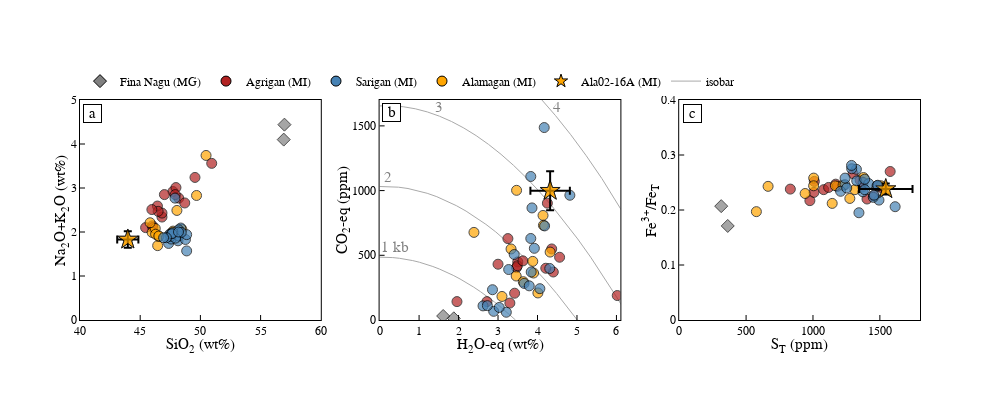

The notebook cell saved with this chart:
### Code cell
fig = make_subplots(rows=1, cols=3,
                   shared_yaxes = False, shared_xaxes = False,
                   vertical_spacing=0.08, horizontal_spacing=0.07)

data = my_analyses

# TAS
r = 1
c = 1
fig.add_trace(go.Scatter(mode = "markers", x=data["SiO2"], y=data["K2O"]+data["Na2O"],showlegend = False,
                         marker=dict(symbol=data["Symbol"], color=data["Colour"], line_color="black", size=data['Size'], line_width=1)), row = r, col = c)
fig.add_trace(go.Scatter(mode = "markers", x=[data.loc[29,"SiO2"]], y=[data.loc[29,"K2O"]+data.loc[29,"Na2O"]],showlegend = False,
                         error_x=dict(type='percent', value=2*100.*data.loc[29,"SiO2_sd"],visible=True),
                         error_y=dict(type='percent', value=2*100.*(data.loc[29,"Na2O_sd"]**2+data.loc[29,"K2O_sd"]**2.)**0.5,visible=True),
                         marker=dict(symbol=[data.loc[29,"Symbol"]], color=[data.loc[29,"Colour"]], line_color="black", size=[data.loc[29,'Size']], line_width=1)), row = r, col = c)
fig.update_xaxes(range = [40,60], dtick = 5, title = "SiO<sub>2</sub> (wt%)", row = r, col = c)
fig.update_yaxes(range = [0,5], dtick = 1, title = "Na<sub>2</sub>O+K<sub>2</sub>O (wt%)", row = r, col = c)
fig.add_annotation(x=41, y=4.7,text="a",showarrow=False, bordercolor = "black", bgcolor="white",
                   width=15, height=15,font=dict(color="black",size=15),textangle=0,  row = r, col = c)

# H2O-CO2
r = 1
c = 2
fig.add_trace(go.Scatter(mode = "lines", x=isobar1000["H2O_wtpc"], y=isobar1000["CO2_ppm"], line_color = "darkgrey", line_width = 1,showlegend = False, 
                         line_dash = "solid"), row = r, col = c)
fig.add_trace(go.Scatter(mode = "lines", x=isobar2000["H2O_wtpc"], y=isobar2000["CO2_ppm"], line_color = "darkgrey", line_width = 1,showlegend = False, 
                         line_dash = "solid"), row = r, col = c)
fig.add_trace(go.Scatter(mode = "lines", x=isobar3000["H2O_wtpc"], y=isobar3000["CO2_ppm"], line_color = "darkgrey", line_width = 1, showlegend = False, 
                         line_dash = "solid"), row = r, col = c)
fig.add_trace(go.Scatter(mode = "lines", x=isobar4000["H2O_wtpc"], y=isobar4000["CO2_ppm"], line_color = "darkgrey", line_width = 1, showlegend = False, 
                         line_dash = "solid"), row = r, col = c)
fig.add_trace(go.Scatter(mode = "markers", x=data["H2O"], y=data["CO2ppm"],showlegend = False, 
                         marker=dict(symbol=data["Symbol"], color=data["Colour"], line_color="black", size=data['Size'], line_width=1)), row = r, col = c)
fig.add_trace(go.Scatter(mode = "markers", x=[data.loc[29,"H2O"]], y=[data.loc[29,"CO2ppm"]],showlegend = False, 
                         error_x=dict(type='constant', value=2.*data.loc[29,"H2O_sd"],visible=True),
                         error_y=dict(type='constant', value=2.*data.loc[29,"CO2ppm_sd"],visible=True),
                         marker=dict(symbol=[data.loc[29,"Symbol"]], color=[data.loc[29,"Colour"]], line_color="black", size=[data.loc[29,'Size']], line_width=1)), row = r, col = c)
fig.update_xaxes(range = [0,6.1], dtick = 1, title = "H<sub>2</sub>O-eq (wt%)", row = r, col = c)
fig.update_yaxes(range = [0,1700], dtick = 500, title = "CO<sub>2</sub>-eq (ppm)", row = r, col = c)
fig.add_annotation(x=0.3, y=1600,text="b",showarrow=False, bordercolor = "black", bgcolor="white",
                   width=15, height=15,font=dict(color="black",size=15),textangle=0,  row = r, col = c)
fig.add_annotation(x=0.4, y=560,text="1 kb",showarrow=False,font=dict(color="grey",size=15),textangle=0,  row = r, col = c)
fig.add_annotation(x=0.2, y=1100,text="2",showarrow=False,font=dict(color="grey",size=15),textangle=0,  row = r, col = c)
fig.add_annotation(x=1.5, y=1640,text="3",showarrow=False,font=dict(color="grey",size=15),textangle=0,  row = r, col = c)
fig.add_annotation(x=4.5, y=1640,text="4",showarrow=False,font=dict(color="grey",size=15),textangle=0,  row = r, col = c)

# S-Fe3+/FeT
r = 1
c = 3
fig.add_trace(go.Scatter(mode = "markers", x=data["STppm"], y=data["Fe3FeT"],showlegend = False, 
                         marker=dict(symbol=data["Symbol"], color=data["Colour"], line_color="black", size=data['Size'], line_width=1)), row = r, col = c)
fig.add_trace(go.Scatter(mode = "markers", x=[data.loc[29,"STppm"]], y=[data.loc[29,"Fe3FeT"]],showlegend = False, 
                         error_x=dict(type='constant', value=2.*data.loc[29,"STppm_sd"],visible=True),
                         error_y=dict(type='constant', value=2.*data.loc[29,"Fe3FeT_sd"],visible=True),
                         marker=dict(symbol=[data.loc[29,"Symbol"]], color=[data.loc[29,"Colour"]], line_color="black", size=[data.loc[29,'Size']], line_width=1)), row = r, col = c)
fig.update_yaxes(range = [0,0.4], dtick = 0.1, title = "Fe<sup>3+</sup>/Fe<sub>T</sub>", row = r, col = c)
fig.update_xaxes(range = [0,1800], dtick = 500, title = "S<sub>T</sub> (ppm)", row = r, col = c)
fig.add_annotation(x=100, y=0.375,text="c",showarrow=False, bordercolor = "black", bgcolor="white",
                   width=15, height=15,font=dict(color="black",size=15),textangle=0,  row = r, col = c)

# create legend
fig.add_trace(go.Scatter(mode = "markers", x=[-1000,-1000], y=[-1000,-1000],
                         marker=dict(symbol="diamond", color="grey", line_color="black", size=10., line_width=1),
                         name="Fina Nagu (MG)"))
fig.add_trace(go.Scatter(mode = "markers", x=[-1000,-1000], y=[-1000,-1000],
                         marker=dict(symbol="circle", color="firebrick", line_color="black", size=10., line_width=1),
                         name="Agrigan (MI)"))
fig.add_trace(go.Scatter(mode = "markers", x=[-1000,-1000], y=[-1000,-1000],
                         marker=dict(symbol="circle", color="steelblue", line_color="black", size=10., line_width=1),
                         name="Sarigan (MI)"))
fig.add_trace(go.Scatter(mode = "markers", x=[-1000,-1000], y=[-1000,-1000],
                         marker=dict(symbol="circle", color="orange", line_color="black", size=10., line_width=1),
                         name="Alamagan (MI)"))
fig.add_trace(go.Scatter(mode = "markers", x=[-1000,-1000], y=[-1000,-1000],
                         marker=dict(symbol="star", color="orange", line_color="black", size=10., line_width=1),
                         name="Ala02-16A (MI)"))
fig.add_trace(go.Scatter(mode = "lines", x=[-1000,-1000], y=[-1000,-1000], line_color = "darkgrey", line_width = 1,showlegend = True, 
                         line_dash = "solid", name="isobar"), row = r, col = c)
fig.update_layout(legend=dict(
    orientation="h",
    yanchor="bottom",
    y=1.02,
    xanchor="left",
    x=0
))

fig.update_layout(height=400, width=1000, plot_bgcolor='rgb(255,255,255)' , showlegend = True)

fig.update_xaxes(showline=True, linewidth=1, linecolor='black', mirror=True, 
                 ticks="inside", ticklen=5, title_standoff = 0, tickcolor="black",
                 title_font=dict(size=15, family='Helvetica', color='black'), 
                 tickfont=dict(family='Helvetica', color='black', size=12))
fig.update_yaxes(showline=True, linewidth=1, linecolor='black', mirror=True, 
                 ticks="inside", ticklen=5, title_standoff = 0, tickcolor="black",
                title_font=dict(size=15, family='Helvetica', color='black'), 
                 tickfont=dict(family='Helvetica', color='black', size=12))

fig.update_layout(font_family="Helvetica",font_color="black")

fig.show()

### Figure 1 — Plotly figure (JSON) as saved in the notebook; plotly's stock layout.template omitted (floating-point values rounded to 4 significant figures)
{"data": [{"marker": {"color": ["grey", "grey", "firebrick", "firebrick", "firebrick", "firebrick", "firebrick", "firebrick", "firebrick", "firebrick", "firebrick", "firebrick", "firebrick", "firebrick", "firebrick", "firebrick", "firebrick", "firebrick", "orange", "orange", "orange", "orange", "orange", "orange", "orange", "orange", "orange", "orange", "orange", "orange", "orange", "steelblue", "steelblue", "steelblue", "steelblue", "steelblue", "steelblue", "steelblue", "steelblue", "steelblue", "steelblue", "steelblue", "steelblue", "steelblue", "steelblue", "steelblue", "steelblue", "steelblue", "steelblue", "steelblue", "steelblue"], "line": {"color": "black", "width": 1}, "size": [10, 10, 10, 10, 10, 10, 10, 10, 10, 10, 10, 10, 10, 10, 10, 10, 10, 10, 10, 10, 10, 10, 10, 10, 10, 10, 10, 10, 10, 15, 10, 10, 10, 10, 10, 10, 10, 10, 10, 10, 10, 10, 10, 10, 10, 10, 10, 10, 10, 10, 10], "symbol": ["diamond", "diamond", "circle", "circle", "circle", "circle", "circle", "circle", "circle", "circle", "circle", "circle", "circle", "circle", "circle", "circle", "circle", "circle", "circle", "circle", "circle", "circle", "circle", "circle", "circle", "circle", "circle", "circle", "circle", "star", "circle", "circle", "circle", "circle", "circle", "circle", "circle", "circle", "circle", "circle", "circle", "circle", "circle", "circle", "circle", "circle", "circle", "circle", "circle", "circle", "circle"]}, "mode": "markers", "showlegend": false, "type": "scatter", "x": [56.98, 56.92, 45.45, 48.2, 47.72, 47.97, 50.94, 48.7, 46.81, 47.01, 46.02, 46.81, 46.43, 47.91, 46.49, 46.06, 45.97, 49.55, 46.45, 50.47, 49.68, 48.46, 45.99, 48.05, 46.25, 46.54, 46.28, 46.55, 47.73, 43.97, 45.82, 48.14, 47.36, 47.57, 48.37, 47.45, 48.19, 48.19, 48.76, 48.86, 48.41, 48.86, 47.53, 47.93, 47.59, 47.71, 47.64, 47.18, 47.89, 46.94, 48.18], "xaxis": "x", "y": [4.44, 4.1, 2.1, 2.77, 2.92, 3.01, 3.56, 2.66, 2.34, 2.85, 2.14, 2.43, 2.59, 2.85, 2.47, 2.1, 2.51, 3.24, 1.69, 3.74, 2.83, 2.06, 1.99, 2.49, 2.08, 1.9, 1.95, 1.91, 2.02, 1.83, 2.21, 1.8, 1.74, 1.84, 2.09, 1.95, 2.05, 1.91, 1.83, 1.94, 1.99, 1.57, 1.9, 1.86, 1.97, 1.99, 1.96, 1.87, 2.77, 1.87, 2], "yaxis": "y"}, {"error_x": {"type": "percent", "value": 2, "visible": true}, "error_y": {"type": "percent", "value": 10.2, "visible": true}, "marker": {"color": ["orange"], "line": {"color": "black", "width": 1}, "size": [15], "symbol": ["star"]}, "mode": "markers", "showlegend": false, "type": "scatter", "x": [43.97], "xaxis": "x", "y": [1.83], "yaxis": "y"}, {"line": {"color": "darkgrey", "dash": "solid", "width": 1}, "mode": "lines", "showlegend": false, "type": "scatter", "x": [0, 0.1666, 0.3337, 0.5014, 0.6697, 0.8386, 1.008, 1.178, 1.349, 1.52, 1.692, 1.864, 2.037, 2.211, 2.385, 2.56, 2.735, 2.911, 3.088, 3.265, 3.443], "xaxis": "x2", "y": [485.5, 485.1, 482.3, 477.0, 469.3, 459.1, 446.4, 431.2, 413.5, 393.2, 370.4, 345.1, 317.2, 286.7, 253.7, 218.0, 179.7, 138.8, 95.18, 48.93, 0], "yaxis": "y2"}, {"line": {"color": "darkgrey", "dash": "solid", "width": 1}, "mode": "lines", "showlegend": false, "type": "scatter", "x": [0, 0.2387, 0.4785, 0.7196, 0.9618, 1.205, 1.45, 1.696, 1.943, 2.191, 2.441, 2.692, 2.944, 3.197, 3.452, 3.708, 3.965, 4.223, 4.483, 4.744, 5.007], "xaxis": "x2", "y": [1032.0, 1032.0, 1026.0, 1016.0, 1000.0, 979.2, 952.8, 921.1, 883.9, 841.3, 793.2, 739.5, 680.3, 615.4, 544.9, 468.6, 386.6, 298.7, 205.1, 105.5, 0], "yaxis": "y2"}, {"line": {"color": "darkgrey", "dash": "solid", "width": 1}, "mode": "lines", "showlegend": false, "type": "scatter", "x": [0, 0.2992, 0.6002, 0.9031, 1.208, 1.514, 1.823, 2.134, 2.446, 2.76, 3.077, 3.395, 3.716, 4.038, 4.363, 4.689, 5.018, 5.349, 5.682, 6.017, 6.355], "xaxis": "x2", "y": [1654.0, 1655.0, 1648.0, 1632.0, 1608.0, 1575.0, 1534.0, 1484.0, 1425.0, 1357.0, 1280.0, 1194.0, 1099.0, 995.2, 881.7, 758.8, 626.4, 484.4, 332.8, 171.3, 0], "yaxis": "y2"}, {"line": {"color": "darkgrey", "dash": "solid", "width": 1}, "mode": "lines", "showlegend": false, "type": "scatter", "x": [0, 0.3561, 0.7149, 1.076, 1.44, 1.807, 2.177, 2.549, 2.924, 3.302, 3.683, 4.066, 4.453, 4.842, 5.235, 5.631, 6.029, 6.431, 6.836, 7.244, 7.655], "xaxis": "x2", "y": [2361.0, 2364.0, 2355.0, 2334.0, 2300.0, 2255.0, 2197.0, 2126.0, 2043.0, 1947.0, 1838.0, 1716.0, 1581.0, 1432.0, 1269.0, 1093.0, 903.0, 698.8, 480.3, 247.5, 0], "yaxis": "y2"}, {"marker": {"color": ["grey", "grey", "firebrick", "firebrick", "firebrick", "firebrick", "firebrick", "firebrick", "firebrick", "firebrick", "firebrick", "firebrick", "firebrick", "firebrick", "firebrick", "firebrick", "firebrick", "firebrick", "orange", "orange", "orange", "orange", "orange", "orange", "orange", "orange", "orange", "orange", "orange", "orange", "orange", "steelblue", "steelblue", "steelblue", "steelblue", "steelblue", "steelblue", "steelblue", "steelblue", "steelblue", "steelblue", "steelblue", "steelblue", "steelblue", "steelblue", "steelblue", "steelblue", "steelblue", "steelblue", "steelblue", "steelblue"], "line": {"color": "black", "width": 1}, "size": [10, 10, 10, 10, 10, 10, 10, 10, 10, 10, 10, 10, 10, 10, 10, 10, 10, 10, 10, 10, 10, 10, 10, 10, 10, 10, 10, 10, 10, 15, 10, 10, 10, 10, 10, 10, 10, 10, 10, 10, 10, 10, 10, 10, 10, 10, 10, 10, 10, 10, 10], "symbol": ["diamond", "diamond", "circle", "circle", "circle", "circle", "circle", "circle", "circle", "circle", "circle", "circle", "circle", "circle", "circle", "circle", "circle", "circle", "circle", "circle", "circle", "circle", "circle", "circle", "circle", "circle", "circle", "circle", "circle", "star", "circle", "circle", "circle", "circle", "circle", "circle", "circle", "circle", "circle", "circle", "circle", "circle", "circle", "circle", "circle", "circle", "circle", "circle", "circle", "circle", "circle"]}, "mode": "markers", "showlegend": false, "type": "scatter", "x": [1.88, 1.61, 6.02, 4.4, 3.5, 3.42, 3.47, 1.96, 3.25, 2.72, 4.56, 3.49, 3, 3.3, 3.63, 4.25, 4.36, 4.21, 4.01, 3.1, 3.88, 3.9, 4.14, 3.46, 3.64, 3.33, 3.47, 4.15, 4.32, 4.32, 2.39, 2.86, 4.82, 3.66, 3.92, 3.84, 3.41, 2.89, 3.21, 2.62, 3.03, 2.73, 3.86, 3.27, 4.06, 4.18, 4.31, 3.83, 4.17, 3.83, 3.79], "xaxis": "x2", "y": [13, 31, 189, 371, 449, 207, 405, 142, 629, 142, 485, 419, 431, 131, 457, 903, 549, 400, 209, 182, 453, 363, 808, 340, 296, 549, 1002, 732, 525, 999, 677, 234, 964, 283, 554, 371, 506, 67, 60, 109, 97, 111, 866, 390, 242, 727, 398, 630, 1487, 1109, 264], "yaxis": "y2"}, {"error_x": {"type": "constant", "value": 0.5, "visible": true}, "error_y": {"type": "constant", "value": 150, "visible": true}, "marker": {"color": ["orange"], "line": {"color": "black", "width": 1}, "size": [15], "symbol": ["star"]}, "mode": "markers", "showlegend": false, "type": "scatter", "x": [4.32], "xaxis": "x2", "y": [999], "yaxis": "y2"}, {"marker": {"color": ["grey", "grey", "firebrick", "firebrick", "firebrick", "firebrick", "firebrick", "firebrick", "firebrick", "firebrick", "firebrick", "firebrick", "firebrick", "firebrick", "firebrick", "firebrick", "firebrick", "firebrick", "orange", "orange", "orange", "orange", "orange", "orange", "orange", "orange", "orange", "orange", "orange", "orange", "orange", "steelblue", "steelblue", "steelblue", "steelblue", "steelblue", "steelblue", "steelblue", "steelblue", "steelblue", "steelblue", "steelblue", "steelblue", "steelblue", "steelblue", "steelblue", "steelblue", "steelblue", "steelblue", "steelblue", "steelblue"], "line": {"color": "black", "width": 1}, "size": [10, 10, 10, 10, 10, 10, 10, 10, 10, 10, 10, 10, 10, 10, 10, 10, 10, 10, 10, 10, 10, 10, 10, 10, 10, 10, 10, 10, 10, 15, 10, 10, 10, 10, 10, 10, 10, 10, 10, 10, 10, 10, 10, 10, 10, 10, 10, 10, 10, 10, 10], "symbol": ["diamond", "diamond", "circle", "circle", "circle", "circle", "circle", "circle", "circle", "circle", "circle", "circle", "circle", "circle", "circle", "circle", "circle", "circle", "circle", "circle", "circle", "circle", "circle", "circle", "circle", "circle", "circle", "circle", "circle", "star", "circle", "circle", "circle", "circle", "circle", "circle", "circle", "circle", "circle", "circle", "circle", "circle", "circle", "circle", "circle", "circle", "circle", "circle", "circle", "circle", "circle"]}, "mode": "markers", "showlegend": false, "type": "scatter", "x": [362.8, 314.0, 1080.0, 830.7, 1352.0, 1370.0, 976.9, 1487.0, 1170, 1404, 1577, 1117, 1453, 1007, 1182, 1300, 1517, 1010, 1005.0, 577.0, 664.5, 1005.0, 1378.0, 1168.0, 1225.0, 941.4, 1276.0, 1313.0, 1510.0, 1544.0, 1144.0, 1325.0, 1375.0, 1239.0, 1417.0, 1327.0, 1373.0, 1206.0, 1252.0, 1386.0, 1387.0, 1290.0, 1240.0, 1288.0, 1493.0, 1479.0, 1451.0, 1484.0, 1344.0, 1614.0, 1457.0], "xaxis": "x3", "y": [0.171, 0.207, 0.237, 0.238, 0.254, 0.242, 0.217, 0.243, 0.247, 0.22, 0.27, 0.241, 0.226, 0.232, 0.243, 0.266, 0.24, 0.252, 0.258, 0.197, 0.243, 0.244, 0.259, 0.244, 0.245, 0.23, 0.221, 0.237, 0.244, 0.238, 0.212, 0.274, 0.25, 0.246, 0.248, 0.253, 0.233, 0.234, 0.24, 0.256, 0.237, 0.275, 0.258, 0.281, 0.218, 0.244, 0.223, 0.245, 0.195, 0.206, 0.227], "yaxis": "y3"}, {"error_x": {"type": "constant", "value": 200, "visible": true}, "error_y": {"type": "constant", "value": 0.01, "visible": true}, "marker": {"color": ["orange"], "line": {"color": "black", "width": 1}, "size": [15], "symbol": ["star"]}, "mode": "markers", "showlegend": false, "type": "scatter", "x": [1544.0], "xaxis": "x3", "y": [0.238], "yaxis": "y3"}, {"marker": {"color": "grey", "line": {"color": "black", "width": 1}, "size": 10, "symbol": "diamond"}, "mode": "markers", "name": "Fina Nagu (MG)", "type": "scatter", "x": [-1000, -1000], "y": [-1000, -1000]}, {"marker": {"color": "firebrick", "line": {"color": "black", "width": 1}, "size": 10, "symbol": "circle"}, "mode": "markers", "name": "Agrigan (MI)", "type": "scatter", "x": [-1000, -1000], "y": [-1000, -1000]}, {"marker": {"color": "steelblue", "line": {"color": "black", "width": 1}, "size": 10, "symbol": "circle"}, "mode": "markers", "name": "Sarigan (MI)", "type": "scatter", "x": [-1000, -1000], "y": [-1000, -1000]}, {"marker": {"color": "orange", "line": {"color": "black", "width": 1}, "size": 10, "symbol": "circle"}, "mode": "markers", "name": "Alamagan (MI)", "type": "scatter", "x": [-1000, -1000], "y": [-1000, -1000]}, {"marker": {"color": "orange", "line": {"color": "black", "width": 1}, "size": 10, "symbol": "star"}, "mode": "markers", "name": "Ala02-16A (MI)", "type": "scatter", "x": [-1000, -1000], "y": [-1000, -1000]}, {"line": {"color": "darkgrey", "dash": "solid", "width": 1}, "mode": "lines", "name": "isobar", "showlegend": true, "type": "scatter", "x": [-1000, -1000], "xaxis": "x3", "y": [-1000, -1000], "yaxis": "y3"}], "layout": {"annotations": [{"bgcolor": "white", "bordercolor": "black", "font": {"color": "black", "size": 15}, "height": 15, "showarrow": false, "text": "a", "textangle": 0, "width": 15, "x": 41, "xref": "x", "y": 4.7, "yref": "y"}, {"bgcolor": "white", "bordercolor": "black", "font": {"color": "black", "size": 15}, "height": 15, "showarrow": false, "text": "b", "textangle": 0, "width": 15, "x": 0.3, "xref": "x2", "y": 1600, "yref": "y2"}, {"font": {"color": "grey", "size": 15}, "showarrow": false, "text": "1 kb", "textangle": 0, "x": 0.4, "xref": "x2", "y": 560, "yref": "y2"}, {"font": {"color": "grey", "size": 15}, "showarrow": false, "text": "2", "textangle": 0, "x": 0.2, "xref": "x2", "y": 1100, "yref": "y2"}, {"font": {"color": "grey", "size": 15}, "showarrow": false, "text": "3", "textangle": 0, "x": 1.5, "xref": "x2", "y": 1640, "yref": "y2"}, {"font": {"color": "grey", "size": 15}, "showarrow": false, "text": "4", "textangle": 0, "x": 4.5, "xref": "x2", "y": 1640, "yref": "y2"}, {"bgcolor": "white", "bordercolor": "black", "font": {"color": "black", "size": 15}, "height": 15, "showarrow": false, "text": "c", "textangle": 0, "width": 15, "x": 100, "xref": "x3", "y": 0.375, "yref": "y3"}], "font": {"color": "black", "family": "Helvetica"}, "height": 400, "legend": {"orientation": "h", "x": 0, "xanchor": "left", "y": 1.02, "yanchor": "bottom"}, "plot_bgcolor": "rgb(255,255,255)", "showlegend": true, "width": 1000, "xaxis": {"anchor": "y", "domain": [0, 0.2867], "dtick": 5, "linecolor": "black", "linewidth": 1, "mirror": true, "range": [40, 60], "showline": true, "tickcolor": "black", "tickfont": {"color": "black", "family": "Helvetica", "size": 12}, "ticklen": 5, "ticks": "inside", "title": {"font": {"color": "black", "family": "Helvetica", "size": 15}, "standoff": 0, "text": "SiO<sub>2</sub> (wt%)"}}, "xaxis2": {"anchor": "y2", "domain": [0.3567, 0.6433], "dtick": 1, "linecolor": "black", "linewidth": 1, "mirror": true, "range": [0, 6.1], "showline": true, "tickcolor": "black", "tickfont": {"color": "black", "family": "Helvetica", "size": 12}, "ticklen": 5, "ticks": "inside", "title": {"font": {"color": "black", "family": "Helvetica", "size": 15}, "standoff": 0, "text": "H<sub>2</sub>O-eq (wt%)"}}, "xaxis3": {"anchor": "y3", "domain": [0.7133, 1], "dtick": 500, "linecolor": "black", "linewidth": 1, "mirror": true, "range": [0, 1800], "showline": true, "tickcolor": "black", "tickfont": {"color": "black", "family": "Helvetica", "size": 12}, "ticklen": 5, "ticks": "inside", "title": {"font": {"color": "black", "family": "Helvetica", "size": 15}, "standoff": 0, "text": "S<sub>T</sub> (ppm)"}}, "yaxis": {"anchor": "x", "domain": [0, 1], "dtick": 1, "linecolor": "black", "linewidth": 1, "mirror": true, "range": [0, 5], "showline": true, "tickcolor": "black", "tickfont": {"color": "black", "family": "Helvetica", "size": 12}, "ticklen": 5, "ticks": "inside", "title": {"font": {"color": "black", "family": "Helvetica", "size": 15}, "standoff": 0, "text": "Na<sub>2</sub>O+K<sub>2</sub>O (wt%)"}}, "yaxis2": {"anchor": "x2", "domain": [0, 1], "dtick": 500, "linecolor": "black", "linewidth": 1, "mirror": true, "range": [0, 1700], "showline": true, "tickcolor": "black", "tickfont": {"color": "black", "family": "Helvetica", "size": 12}, "ticklen": 5, "ticks": "inside", "title": {"font": {"color": "black", "family": "Helvetica", "size": 15}, "standoff": 0, "text": "CO<sub>2</sub>-eq (ppm)"}}, "yaxis3": {"anchor": "x3", "domain": [0, 1], "dtick": 0.1, "linecolor": "black", "linewidth": 1, "mirror": true, "range": [0, 0.4], "showline": true, "tickcolor": "black", "tickfont": {"color": "black", "family": "Helvetica", "size": 12}, "ticklen": 5, "ticks": "inside", "title": {"font": {"color": "black", "family": "Helvetica", "size": 15}, "standoff": 0, "text": "Fe<sup>3+</sup>/Fe<sub>T</sub>"}}}}
